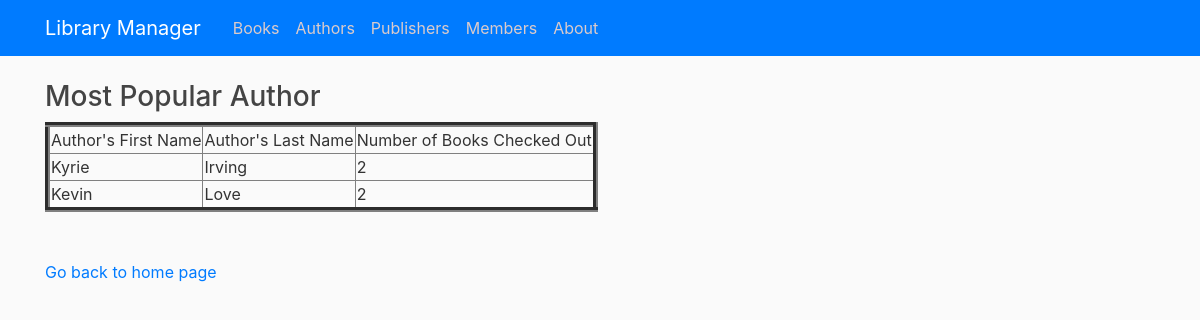
The app's page /popular with its own data.
### tables this page shows
CREATE TABLE Author (authorId INTEGER PRIMARY KEY AUTOINCREMENT, firstName TEXT NOT NULL, lastName TEXT NOT NULL);

### library/routes.py (the view)
@app.route("/popular")
def popular():
    con = sqlite3.connect("book.db")
    con.row_factory = sqlite3.Row
    cur = con.cursor()
    cur.execute("SELECT Author.firstName, Author.lastName, count(*) AS numBooks\
        FROM Author JOIN WrittenBy JOIN Book \
            ON Author.authorId = WrittenBy.authorId \
            AND WrittenBy.bookId = Book.bookId \
        WHERE Book.availability = 0 \
        GROUP BY Author.authorId, Author.firstName, Author.lastName \
        HAVING count(*) = (SELECT count(*) \
                            FROM Author JOIN WrittenBy JOIN Book \
                                ON Author.authorId = WrittenBy.authorId \
                                AND WrittenBy.bookId = Book.bookId \
                            WHERE Book.availability = 0 \
                            GROUP BY Author.authorId, Author.firstName, Author.lastName \
                            ORDER BY count(*) DESC \
                            LIMIT 1)")
    rows = cur.fetchall()
    return render_template("popular.html",rows = rows)

### library/templates/popular.html (shortened to what this page needs)
{% extends "layout.html" %}
{% block content %}
<!DOCTYPE html>
<html>
<head>
</head>
<body>
    <h3>Most Popular Author</h3>
    <table border=5>
        <thead>
            <td>Author's First Name</td>
            <td>Author's Last Name</td>
            <td>Number of Books Checked Out</td>
        </thead>
        {% for row in rows %}
        <tr>
            <td>{{row["firstName"]}}</td>
            <td>{{row["lastName"]}}</td>
            <td>{{row["numBooks"]}}</td>
        </tr>
        {% endfor %}
    </table>
    <br><br>
    <a href="/">Go back to home page</a>
</body>
</html>
{% endblock content %}

### library/static/main.css (style rules this page uses)
body { background: #fafafa; color: #333333; margin-top: 5rem; }
h1, h2, h3, h4, h5, h6 { color: #444444; }

### records on screen
Author: firstName "Kyrie", lastName "Irving", numBooks "2"
Author: firstName "Kevin", lastName "Love", numBooks "2"
